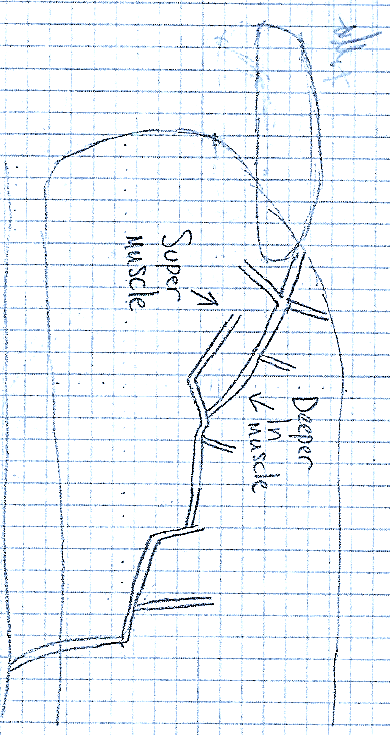
#> input picture test1.png, 390 x 735 px, given as the content of the folder VMO_images, which was not available
$ python click_capture_multi.py
#> lines starting #> are read from the running program, lines starting #| are printed output that depends on the picture; after the words box and inside, x2 and y2 are one past the last pixel; in counts of white or black regions, pixels touching at a corner belong together; pictures that were not available may be replaced by others from this repository, and a replacement may not be noted
import cv2
import imutils
import numpy as np
import math
import os
import os.path
import sys
import glob
# mouse callback function

def draw_grid(img, line_color=(187, 187, 187), thickness=1, type_=cv2.LINE_AA, pxstep=20):
    '''(ndarray, 3-tuple, int, int) -> void
    draw gridlines on img
    line_color:
        BGR representation of colour
    thickness:
        line thickness
    type:
        8, 4 or cv2.LINE_AA
    pxstep:
        grid line frequency in pixels
    '''
    x = pxstep
    y = pxstep
    while x < img.shape[1]:
        cv2.line(img, (x, 0), (x, img.shape[0]), color=line_color, lineType=type_, thickness=thickness)
        x += pxstep

    while y < img.shape[0]:
        cv2.line(img, (0, y), (img.shape[1], y), color=line_color, lineType=type_, thickness=thickness)
        y += pxstep

# [74 lines left out: function draw_circle, not called in this run]

ix,iy = -1,-1
x2,y2 = -1,-1
#read png files in VMO_images folder
#for file_name in glob.glob('VMO_Scan_images/*.png'):
for file_name in glob.glob('VMO_images/*.png'):
   src_file = str(file_name)
   xc = []
   yc = []
   ic = 0
   noart = 0
   nobrpt = 1
   nobrpt2 = 1
   # output file name
   outfile  = src_file+".txt"
   img=cv2.imread(str(src_file))
#> img is the input picture: shape (735, 390, 3); mean B, G, R 247.1, 242.5, 238.1
   img = imutils.resize(img, width=800)
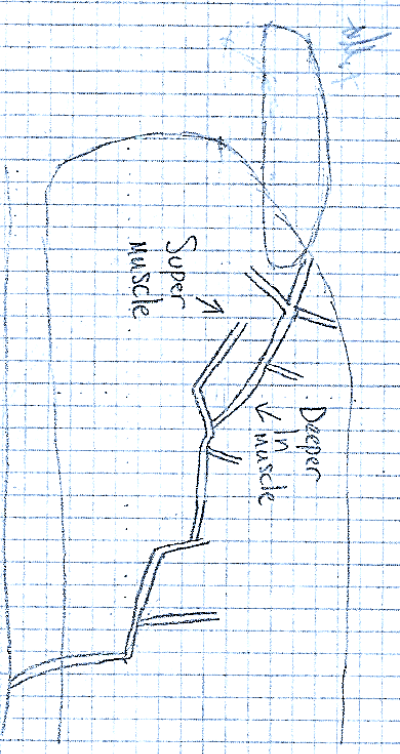
#> img: shape (1507, 800, 3) (shown at 1/2 size); mean B, G, R 247.1, 242.5, 238.1
   draw_grid(img)
#> after the loop in draw_grid, `while x < img.shape[1]:`:
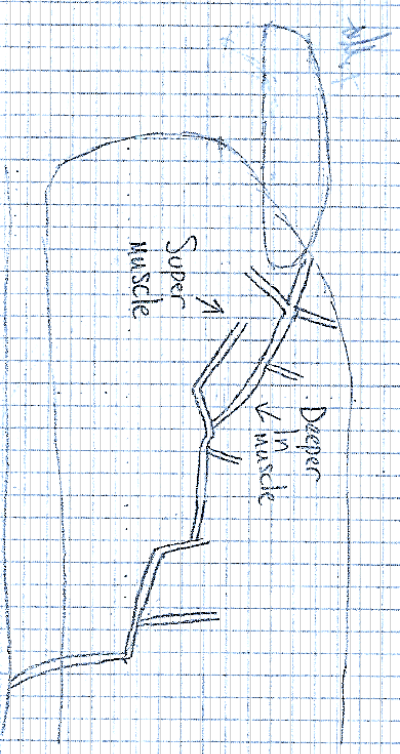
#> img: shape (1507, 800, 3) (shown at 1/2 size); 14.62% of pixels changed, all inside (x1, y1, x2, y2) = (19, 0, 782, 1507)
#> after the loop in draw_grid, `while x < img.shape[1]:`: x = 800
#> after the loop in draw_grid, `while y < img.shape[0]:`:
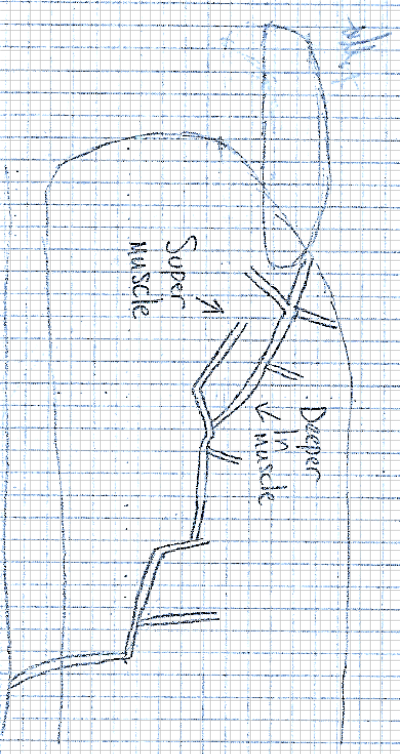
#> img: shape (1507, 800, 3) (shown at 1/2 size); 14.92% of pixels changed, all inside (x1, y1, x2, y2) = (0, 19, 800, 1502)
#> after the loop in draw_grid, `while y < img.shape[0]:`: y = 1520
   cv2.namedWindow(str(src_file))
   # open outfile for writing x ,y
   f1 = open(str(outfile), 'w+')
   # draw circles
   cv2.setMouseCallback(str(src_file),draw_circle)
   #sys.exit()
   print(src_file)

   while(True):
   # show the image
      cv2.imshow(str(src_file),img)
      k = cv2.waitKey(20) & 0xFF
#> (key q is pressed here)
      # press q to quit
      if k == ord('q'):
         cv2.waitKey(0)
         break
      if k == ord('r'):
         noart  = input("Number of arteries:\n")
         nobrpt = input("Number of branch points:\n")
         if noart > str(1):
            nobrpt2 = input("Enter number of branch points in second artery \n")
        # f10.write("%s %s \n" % ("point4:Number of arteries entering the vastus medialis from the popliteal", noart))
         f1.write("%s %s \n" % ("point4", noart))
         f1.write("%s %s \n" % ("point8", nobrpt))
        # f1.write("%s %s \n" % ("point8:Number of branch points leading from the main artery (ies)", nobrpt))
         print("point4:Number of arteries entering the vastus medialis from the popliteal", noart)
         print("point8:Number of branch points leading from the main artery (ies)",nobrpt)
      elif k == ord('a'):
         print("completed")
   # close outfile
   print(xc,yc)
   f1.close()
   # distroy all windows
   cv2.destroyAllWindows()
import cv2
